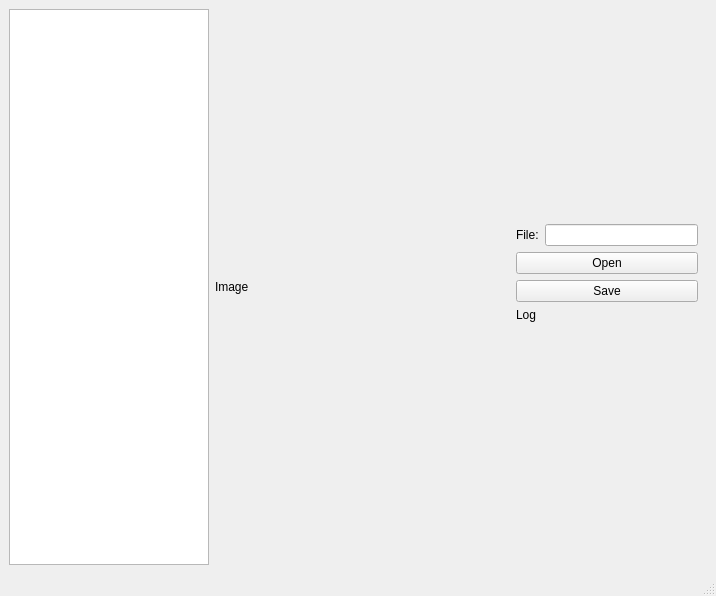
<?xml version="1.0" encoding="UTF-8"?>
<ui version="4.0">
 <class>MainWindow</class>
 <widget class="QMainWindow" name="MainWindow">
  <property name="geometry">
   <rect>
    <x>0</x>
    <y>0</y>
    <width>716</width>
    <height>596</height>
   </rect>
  </property>
  <property name="windowTitle">
   <string>MainWindow</string>
  </property>
  <widget class="QWidget" name="centralwidget">
   <layout class="QGridLayout" name="gridLayout">
    <item row="0" column="0">
     <widget class="QListWidget" name="listFiles">
      <property name="minimumSize">
       <size>
        <width>200</width>
        <height>0</height>
       </size>
      </property>
      <property name="maximumSize">
       <size>
        <width>200</width>
        <height>16777215</height>
       </size>
      </property>
     </widget>
    </item>
    <item row="0" column="1">
     <widget class="wgtImage" name="lblImage">
      <property name="minimumSize">
       <size>
        <width>0</width>
        <height>0</height>
       </size>
      </property>
      <property name="text">
       <string>Image</string>
      </property>
     </widget>
    </item>
    <item row="0" column="2">
     <widget class="QWidget" name="widget" native="true">
      <property name="minimumSize">
       <size>
        <width>200</width>
        <height>0</height>
       </size>
      </property>
      <property name="maximumSize">
       <size>
        <width>200</width>
        <height>16777215</height>
       </size>
      </property>
      <layout class="QGridLayout" name="gridLayout_2">
       <item row="0" column="0">
        <widget class="QLabel" name="lblcover">
         <property name="minimumSize">
          <size>
           <width>200</width>
           <height>200</height>
          </size>
         </property>
         <property name="maximumSize">
          <size>
           <width>200</width>
           <height>200</height>
          </size>
         </property>
         <property name="text">
          <string/>
         </property>
        </widget>
       </item>
       <item row="1" column="0">
        <layout class="QHBoxLayout" name="horizontalLayout">
         <item>
          <widget class="QLabel" name="label">
           <property name="text">
            <string>File:</string>
           </property>
          </widget>
         </item>
         <item>
          <widget class="QLineEdit" name="edtImage">
           <property name="mouseTracking">
            <bool>false</bool>
           </property>
           <property name="readOnly">
            <bool>true</bool>
           </property>
          </widget>
         </item>
        </layout>
       </item>
       <item row="2" column="0">
        <widget class="QPushButton" name="btnStart">
         <property name="text">
          <string>Open</string>
         </property>
        </widget>
       </item>
       <item row="3" column="0">
        <widget class="QPushButton" name="btnSave">
         <property name="text">
          <string>Save</string>
         </property>
        </widget>
       </item>
       <item row="4" column="0">
        <widget class="QLabel" name="lblLog">
         <property name="text">
          <string>Log</string>
         </property>
        </widget>
       </item>
       <item row="5" column="0">
        <spacer name="verticalSpacer">
         <property name="orientation">
          <enum>Qt::Vertical</enum>
         </property>
         <property name="sizeHint" stdset="0">
          <size>
           <width>20</width>
           <height>144</height>
          </size>
         </property>
        </spacer>
       </item>
      </layout>
     </widget>
    </item>
   </layout>
  </widget>
  <widget class="QMenuBar" name="menubar">
   <property name="geometry">
    <rect>
     <x>0</x>
     <y>0</y>
     <width>716</width>
     <height>37</height>
    </rect>
   </property>
  </widget>
  <widget class="QStatusBar" name="statusbar"/>
 </widget>
 <customwidgets>
  <customwidget>
   <class>wgtImage</class>
   <extends>QLabel</extends>
   <header>src/wgtimage.h</header>
  </customwidget>
 </customwidgets>
 <resources/>
 <connections/>
</ui>
